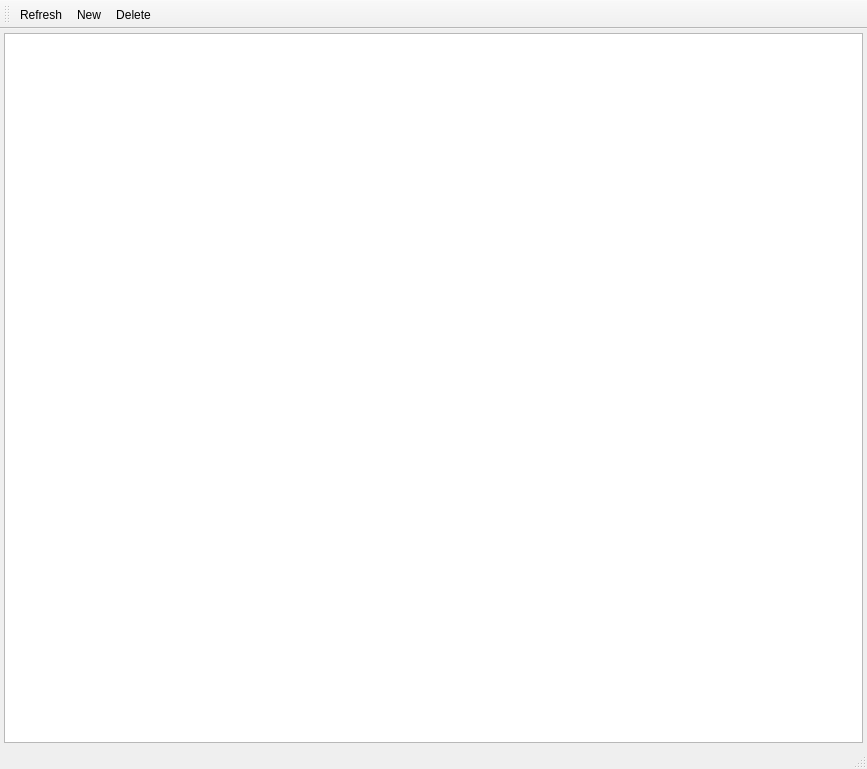
<?xml version="1.0" encoding="UTF-8"?>
<ui version="4.0">
 <class>Users</class>
 <widget class="QMainWindow" name="Users">
  <property name="geometry">
   <rect>
    <x>0</x>
    <y>0</y>
    <width>867</width>
    <height>769</height>
   </rect>
  </property>
  <property name="windowTitle">
   <string>Users</string>
  </property>
  <widget class="QWidget" name="centralwidget">
   <layout class="QVBoxLayout" name="verticalLayout">
    <property name="spacing">
     <number>4</number>
    </property>
    <property name="leftMargin">
     <number>4</number>
    </property>
    <property name="topMargin">
     <number>4</number>
    </property>
    <property name="rightMargin">
     <number>4</number>
    </property>
    <property name="bottomMargin">
     <number>4</number>
    </property>
    <item>
     <widget class="QTableView" name="tableView">
      <property name="selectionMode">
       <enum>QAbstractItemView::SelectionMode::SingleSelection</enum>
      </property>
     </widget>
    </item>
   </layout>
  </widget>
  <widget class="QMenuBar" name="menubar">
   <property name="geometry">
    <rect>
     <x>0</x>
     <y>0</y>
     <width>867</width>
     <height>21</height>
    </rect>
   </property>
  </widget>
  <widget class="QStatusBar" name="statusbar"/>
  <widget class="QToolBar" name="toolBar">
   <property name="windowTitle">
    <string>toolBar</string>
   </property>
   <attribute name="toolBarArea">
    <enum>TopToolBarArea</enum>
   </attribute>
   <attribute name="toolBarBreak">
    <bool>false</bool>
   </attribute>
   <addaction name="actionRefresh"/>
   <addaction name="actionNew"/>
   <addaction name="actionDelete"/>
  </widget>
  <action name="actionRefresh">
   <property name="icon">
    <iconset resource="../icons.qrc">
     <normaloff>:/icons/resources/refresh square.svg</normaloff>:/icons/resources/refresh square.svg</iconset>
   </property>
   <property name="text">
    <string>Refresh</string>
   </property>
   <property name="menuRole">
    <enum>QAction::MenuRole::NoRole</enum>
   </property>
  </action>
  <action name="actionNew">
   <property name="icon">
    <iconset resource="../icons.qrc">
     <normaloff>:/icons/resources/add square.svg</normaloff>:/icons/resources/add square.svg</iconset>
   </property>
   <property name="text">
    <string>New</string>
   </property>
   <property name="menuRole">
    <enum>QAction::MenuRole::NoRole</enum>
   </property>
  </action>
  <action name="actionDelete">
   <property name="icon">
    <iconset resource="../icons.qrc">
     <normaloff>:/icons/resources/trash.svg</normaloff>:/icons/resources/trash.svg</iconset>
   </property>
   <property name="text">
    <string>Delete</string>
   </property>
   <property name="menuRole">
    <enum>QAction::MenuRole::NoRole</enum>
   </property>
  </action>
 </widget>
 <resources>
  <include location="../icons.qrc"/>
 </resources>
 <connections/>
</ui>
